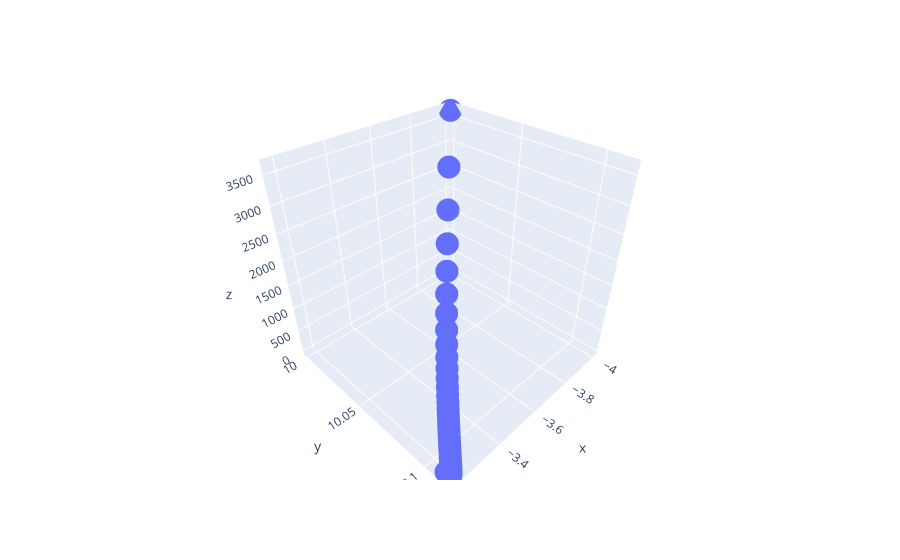

The cell this chart's notebook holds for it:
### Code cell
px.scatter_3d(x=sd_path[:, 0], y=sd_path[:, 1], z=sd_f)

### Figure 1 — Plotly figure (JSON) as saved in the notebook; plotly's stock layout.template omitted (floating-point values rounded to 4 significant figures; data arrays with more than 128 entries replaced by an {"elided": "..."} marker saying what was removed)
{"data": [{"hovertemplate": "x=%{x}<br>y=%{y}<br>z=%{z}<extra></extra>", "legendgroup": "", "marker": {"color": "#636efa", "symbol": "circle"}, "mode": "markers", "name": "", "scene": "scene", "showlegend": false, "type": "scatter3d", "x": {"elided": "301 float values"}, "y": {"elided": "301 float values"}, "z": {"elided": "301 float values"}}], "layout": {"legend": {"tracegroupgap": 0}, "margin": {"t": 60}, "scene": {"domain": {"x": [0, 1], "y": [0, 1]}, "xaxis": {"title": {"text": "x"}}, "yaxis": {"title": {"text": "y"}}, "zaxis": {"title": {"text": "z"}}}}}
